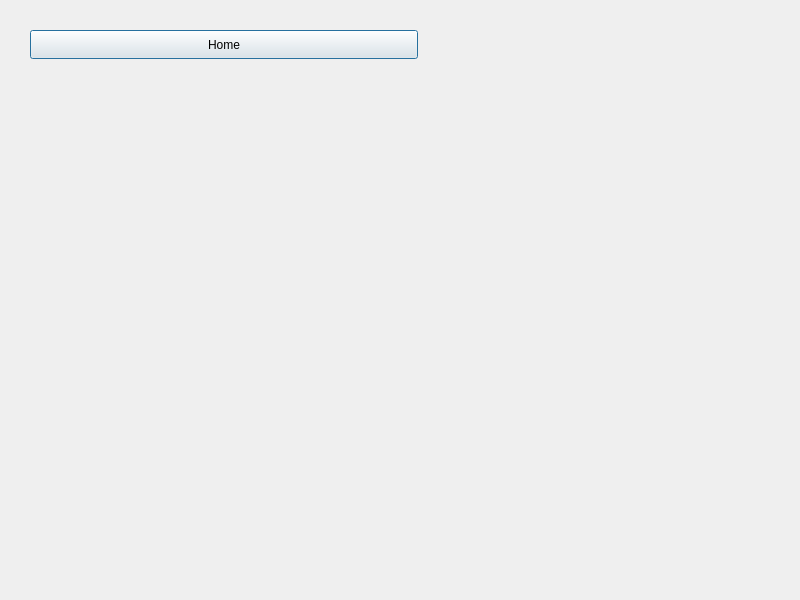
<?xml version="1.0" encoding="UTF-8"?>
<ui version="4.0">
 <class>usertrades</class>
 <widget class="QDialog" name="usertrades">
  <property name="geometry">
   <rect>
    <x>0</x>
    <y>0</y>
    <width>800</width>
    <height>600</height>
   </rect>
  </property>
  <property name="windowTitle">
   <string>Dialog</string>
  </property>
  <widget class="QPushButton" name="Home_Button">
   <property name="geometry">
    <rect>
     <x>30</x>
     <y>30</y>
     <width>388</width>
     <height>29</height>
    </rect>
   </property>
   <property name="text">
    <string>Home</string>
   </property>
  </widget>
 </widget>
 <resources/>
 <connections/>
</ui>
